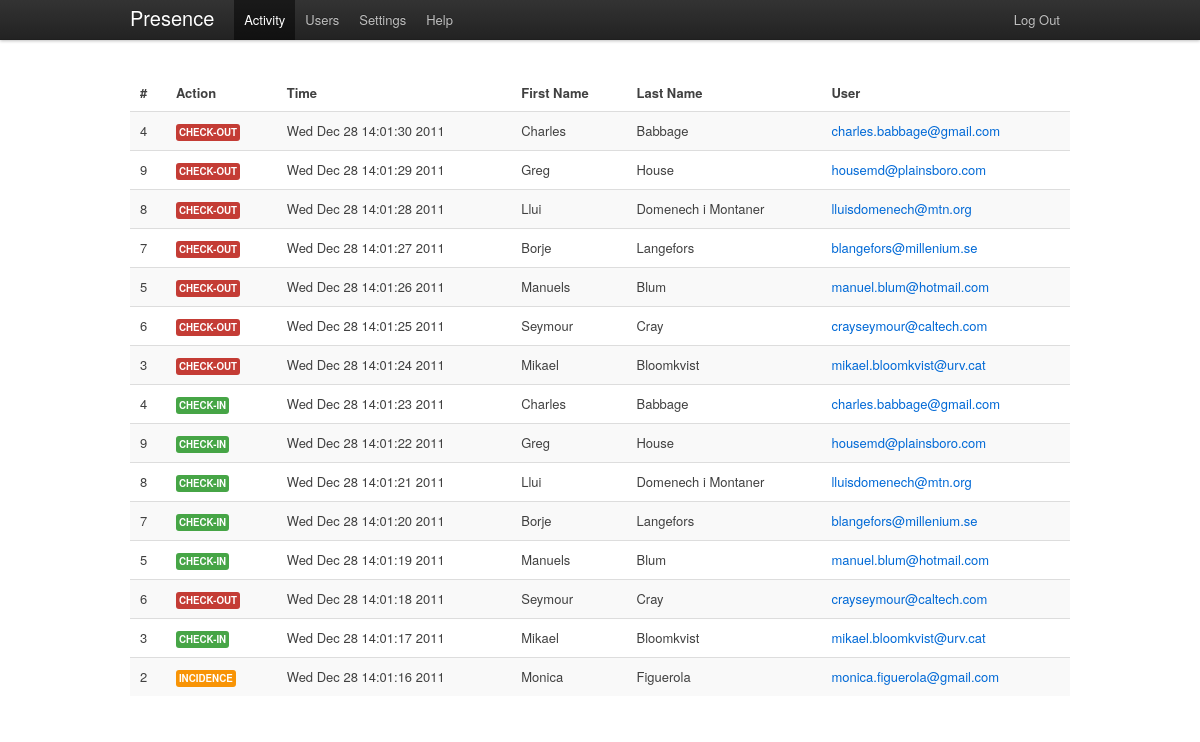
/admin/activity/ (signed in), run on the app's committed database.
### tables this page shows
CREATE TABLE IF NOT EXISTS `presence_activity` (
  `id` int(11) NOT NULL AUTO_INCREMENT,
  `userid` varchar(250) NOT NULL,
  `action` varchar(50) NOT NULL,
  `timestamp` int(15) NOT NULL,
  PRIMARY KEY (`id`)
);

CREATE TABLE IF NOT EXISTS `presence_users` (
  `id` int(11) NOT NULL AUTO_INCREMENT,
  `email` varchar(150) NOT NULL,
  `password` varchar(50) NOT NULL,
  `role` varchar(20) NOT NULL,
  `firstname` varchar(200) NOT NULL,
  `lastname` varchar(300) NOT NULL,
  PRIMARY KEY (`id`)
);

### public/index.php (called while the page is built, shortened)
<?php
require_once (ROOT . '/config/config.php');
global $config;
$dependencies = new DependencyContainer($config);
$url = isset($_GET['url']) ? $_GET['url'] : null;
$role = isset($_SESSION['role']) ? $_SESSION['role'] : null;
if ($url == null && $role == null) {
    $controller = "AuthController";
    $action = "asklogin";
    $url_params = array();
} else if ($url == null && isset($role)) {
    $controller = ucfirst($role) . 'Controller';
    $action = 'activity';
    $url_params = array();
} else {
    $url_params = explode('/', $url);
    $controller = ucfirst(array_shift($url_params));
    $action = $url_params[0] == null ? 'activity' : array_shift($url_params);
}
$extra_params = $_POST;
new $controller($dependencies, $action, array_merge($url_params, $extra_params));

### config/config.php (called while the page is built)
<?php
unset($config);
$config['wwwroot'] = 'http://127.0.0.1:8888/presence-manager';
$config['api_root'] = 'http://localhost/presence-manager/api';
$config['api_key'] = 'd2104a400c7f629a197f33bb33fe80c0';
$config['debug'] = 1;
$config['dbhost'] = 'localhost';
$config['dbname'] = 'presence';
$config['dbuser'] = 'root';
$config['dbpassword'] = '';

### app/model.class.php (called while the page is built, shortened)
<?php
class Model{
    public function __construct($dependencies){
        $this->_db = $dependencies->get_db();
    }
}

### lib/DependencyContainer.php (called while the page is built)
<?php
class DependencyContainer {
    private $_instances = array();
    private $_params = array();
    public function __construct($params) {
        $this->_params = $params;
    }
    public function get_db() {
        if (empty($this->_instances['db']) ||
                !is_a($this->_instances, 'PDO')) {
            $this->_instances['db'] = new PDO(
                            "mysql:host=" . $this->_params['dbhost'] . ";
                 dbname=" . $this->_params['dbname'],
                            $this->_params['dbuser'],
                            $this->_params['dbpassword']
            );
        }
        return $this->_instances['db'];
    }
}

### app/models/ActivityModel.php (called while the page is built, shortened)
<?php
class ActivityModel extends Model {
    public function __construct($dependencies) {
        $this->_table = 'presence_activity';
    }
    public function get_all_activity() {
		$sql = "SELECT pu.id, pa.userid, pa.action, pa.timestamp, pu.firstname, pu.lastname, pu.email
				FROM " . $this->_table . " pa
				JOIN presence_users pu ON pa.userid = pu.id
				ORDER BY pa.timestamp DESC LIMIT 15";
        $st = $this->_db->prepare($sql);
        $st->execute();
        return $st->fetchAll(PDO::FETCH_ASSOC);
    }
}

### app/controllers/AdminController.php (called while the page is built, shortened)
<?php
class AdminController extends Controller {
    private $_activity_model;
    public function __construct($dependencies, $action, $params) {
        global $config;
        $this->_dependencies = $dependencies;
        $this->_activity_model = new ActivityModel($this->_dependencies);
        if ($this->check_role('admin') && method_exists($this, $action)) {
            $this->$action($params);
        } else {
			Helper::redirect($config['wwwroot'] . '/error/notfound');
        }
    }
    public function activity() {
        $this->_view = new AdminActivityView($this->_activity_model->get_all_activity());
    }
}

### lib/Helper.php (called while the page is built, shortened)
<?php
class Helper{
	static function get_event_description($event) {
        switch ($event) {
            case 'success': return 'Check-In';
            case 'important': return 'Check-Out';
            case 'warning': return 'Incidence';
		}
	}
}

### app/views/AdminActivityView.php (the view, shortened to what this page needs)
<?php
class AdminActivityView extends View {
    private $_entries;
    public function __construct($entries) {
        $this->_entries = $entries;
    }
    public function menu() {
        global $config;
        return '
        <div class="topbar" id="topbar-container">
            <div class="topbar-inner">
                <div class="container">
                    <a class="brand" href="' . $config['wwwroot'] . '">Presence</a>
                    <ul class="nav">
                        <li class="active"><a href="' . $config['wwwroot'] . '/admin/activity">Activity</a></li>
                        <li><a href="' . $config['wwwroot'] . '/admin/users">Users</a></li>
                        <li><a href="' . $config['wwwroot'] . '/admin/settings">Settings</a></li>
                        <li><a href="' . $config['wwwroot'] . '/admin/help">Help</a></li>
                    </ul>
                    <ul class="nav secondary-nav">
                        <li><a href="' . $config['wwwroot'] . '/auth/logout">Log Out</a></li>
                    </ul>
                </div>
            </div>
		</div>';
    }
    public function content() {
        global $config, $string;
        $activity_table_content = '';
        if (!empty($this->_entries)) {
            foreach ($this->_entries as $entry) {
                $activity_table_content .=
                '<tr id="'.$entry['timestamp'].'">
					<td>' . $entry['id'] . '</td>
					<td><span class="label ' . $entry['action'] . '">' . Helper::get_event_description($entry['action']) . '</span></td>
					<td>' . date('D M j G:i:s Y', $entry['timestamp']) . '</td>
					<td>' . utf8_encode($entry['firstname']) . '</td>
                    <td>' . utf8_encode($entry['lastname']) . '</td>
					<td><a href="'.$config['wwwroot'].'/admin/user_details/'.$entry['id'].'">' . $entry['email'] . '</a></td>
				 </tr>
				';
            }
        }
        return '
			<table id="activity_table" class="zebra-striped">
				<thead>
					<tr>
						<th>#</th>
						<th>Action</th>
						<th>Time</th>
						<th>First Name</th>
                        <th>Last Name</th>
						<th>User</th>
					</tr>
				</thead>
				<tbody>' . $activity_table_content . '
				</tbody>
			</table>
			';
    }
}

### public/css/screen.css (style rules this page uses)
html { overflow-y:scroll; }
body { padding-top: 75px; }

### data on the page
presence_activity: userid "4", action "CHECK-OUT", timestamp "Wed Dec 28 14:01:30 2011", userid.firstname "Charles", userid.lastname "Babbage", userid.email "charles.babbage@gmail.com"
presence_activity: userid "9", action "CHECK-OUT", timestamp "Wed Dec 28 14:01:29 2011", userid.firstname "Greg", userid.lastname "House", userid.email "housemd@plainsboro.com"
presence_activity: userid "8", action "CHECK-OUT", timestamp "Wed Dec 28 14:01:28 2011", userid.firstname "Llui", userid.lastname "Domenech i Montaner", userid.email "lluisdomenech@mtn.org"
presence_activity: userid "7", action "CHECK-OUT", timestamp "Wed Dec 28 14:01:27 2011", userid.firstname "Borje", userid.lastname "Langefors", userid.email "blangefors@millenium.se"
presence_activity: userid "5", action "CHECK-OUT", timestamp "Wed Dec 28 14:01:26 2011", userid.firstname "Manuels", userid.lastname "Blum", userid.email "manuel.blum@hotmail.com"
presence_activity: userid "6", action "CHECK-OUT", timestamp "Wed Dec 28 14:01:25 2011", userid.firstname "Seymour", userid.lastname "Cray", userid.email "crayseymour@caltech.com"
presence_activity: userid "3", action "CHECK-OUT", timestamp "Wed Dec 28 14:01:24 2011", userid.firstname "Mikael", userid.lastname "Bloomkvist", userid.email "mikael.bloomkvist@urv.cat"
presence_activity: userid "4", action "CHECK-IN", timestamp "Wed Dec 28 14:01:23 2011", userid.firstname "Charles", userid.lastname "Babbage", userid.email "charles.babbage@gmail.com"
presence_activity: userid "9", action "CHECK-IN", timestamp "Wed Dec 28 14:01:22 2011", userid.firstname "Greg", userid.lastname "House", userid.email "housemd@plainsboro.com"
presence_activity: userid "8", action "CHECK-IN", timestamp "Wed Dec 28 14:01:21 2011", userid.firstname "Llui", userid.lastname "Domenech i Montaner", userid.email "lluisdomenech@mtn.org"
presence_activity: userid "7", action "CHECK-IN", timestamp "Wed Dec 28 14:01:20 2011", userid.firstname "Borje", userid.lastname "Langefors", userid.email "blangefors@millenium.se"
presence_activity: userid "5", action "CHECK-IN", timestamp "Wed Dec 28 14:01:19 2011", userid.firstname "Manuels", userid.lastname "Blum", userid.email "manuel.blum@hotmail.com"
presence_activity: userid "6", action "CHECK-OUT", timestamp "Wed Dec 28 14:01:18 2011", userid.firstname "Seymour", userid.lastname "Cray", userid.email "crayseymour@caltech.com"
presence_activity: userid "3", action "CHECK-IN", timestamp "Wed Dec 28 14:01:17 2011", userid.firstname "Mikael", userid.lastname "Bloomkvist", userid.email "mikael.bloomkvist@urv.cat"
presence_activity: userid "2", action "INCIDENCE", timestamp "Wed Dec 28 14:01:16 2011", userid.firstname "Monica", userid.lastname "Figuerola", userid.email "monica.figuerola@gmail.com"
